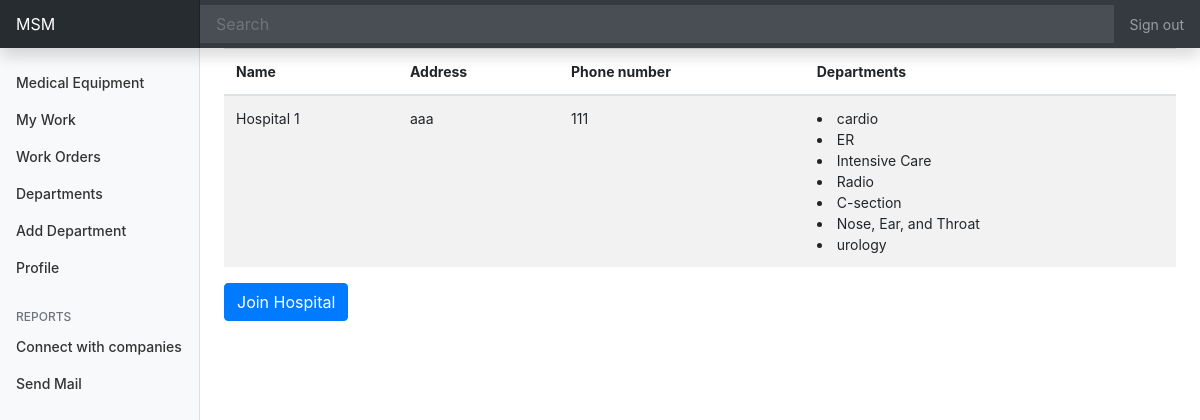
Before: /med/hospital-details/1/ (signed in) with the older database file.
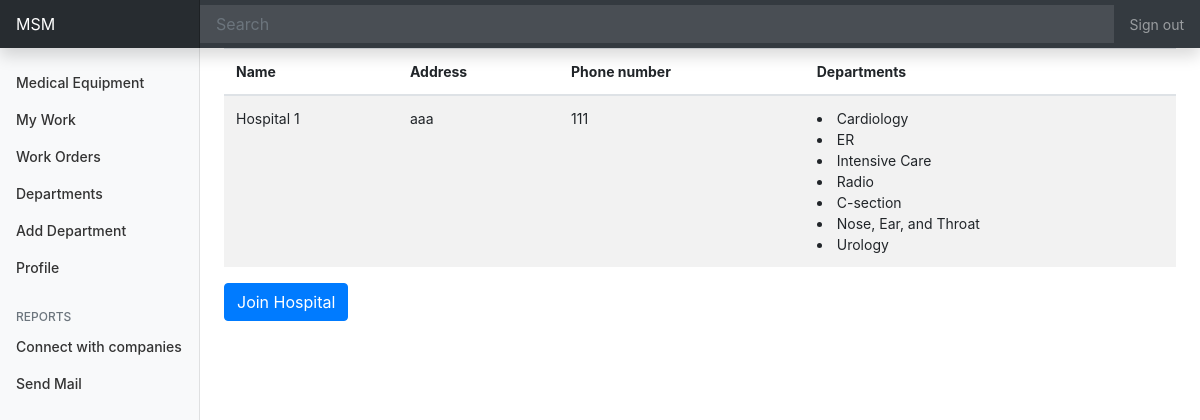
After: the same page with the newer database file.
### med/models.py (models this page shows, shortened)
class Department(models.Model):
    name = models.CharField(_("Department Name"), max_length = 225, unique=True)
    hospital = models.ForeignKey(Hospital, null=True, on_delete=models.SET_NULL)

### med/views.py (the view)
# urls.py: path('hospital-details/<int:pk>/', HospitalDetailsView.as_view(), name ='hospital-details'),
class HospitalDetailsView(LoginRequiredMixin, DetailView):
    model = Hospital
    template_name = 'med/hospital_details.html'
    context_object_name = 'hospital'

### med/templates/med/hospital_details.html (shortened to what this page needs)
{% extends "dashboard/base.html" %}
{% block content %}
<table class="table table-striped table-hover">
    <thead>
    <tr>
        <th scope="col">Name</th>
        <th scope="col">Address</th>
        <th scope="col">Phone number</th>
        <th scope="col">Departments</th>
    </tr>
    </thead>
    <tbody>
    <tr>
        <td>{{ hospital.name }}</td>
        <td>{{ hospital.address }}</td>
        <td>{{ hospital.phone_num }}</td>
        <td>
            {% for dep in hospital.department_set.all %}
                <li>{{ dep.name }}</li>
            {% endfor %}
        </td>
    </tr>
    </tbody>
</table>
<form action="{% url 'request-join-hospital' hospital.id user.id %}" method=POST>
    <button class='btn btn-primary' id="approve-btn" type="submit">Join Hospital</button>
</form>
{% endblock content %}

Changed rows visible on the page:
changed Department: name "cardio" → "Cardiology"
changed Department: name "urology" → "Urology"
